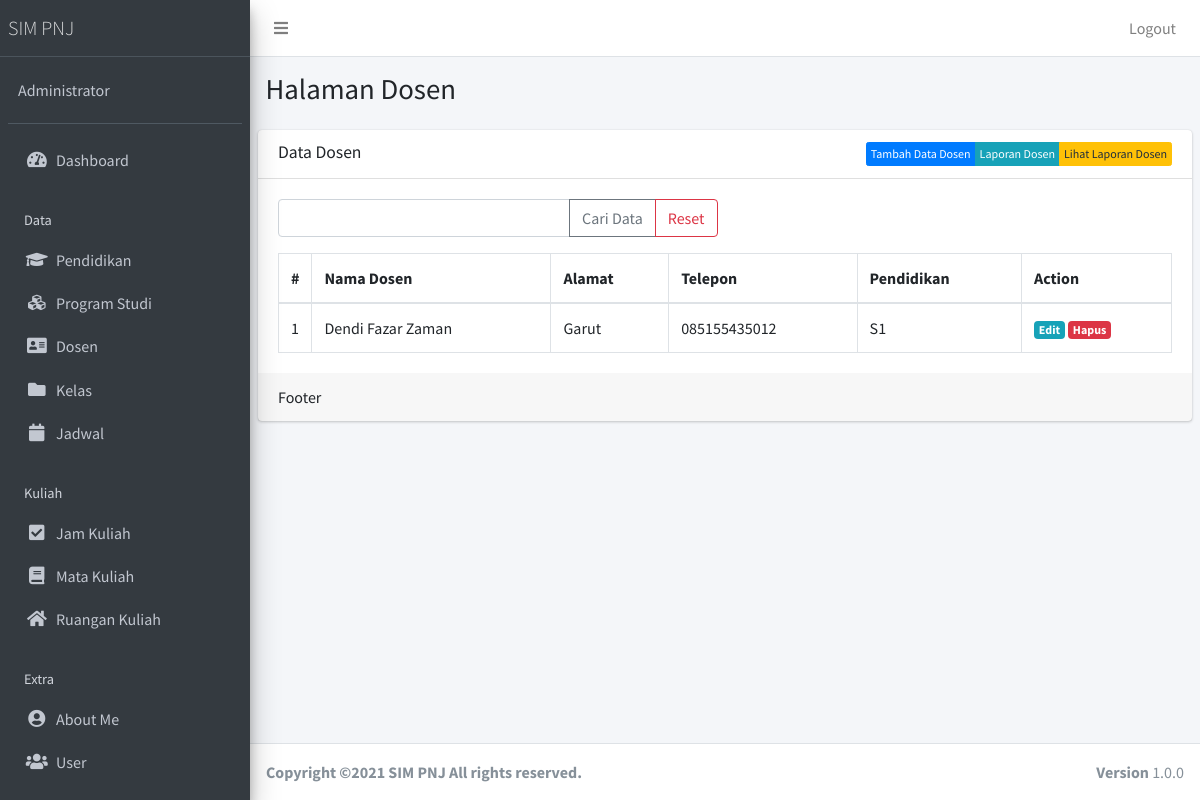
The app's page /public/dosen (signed in), older data.
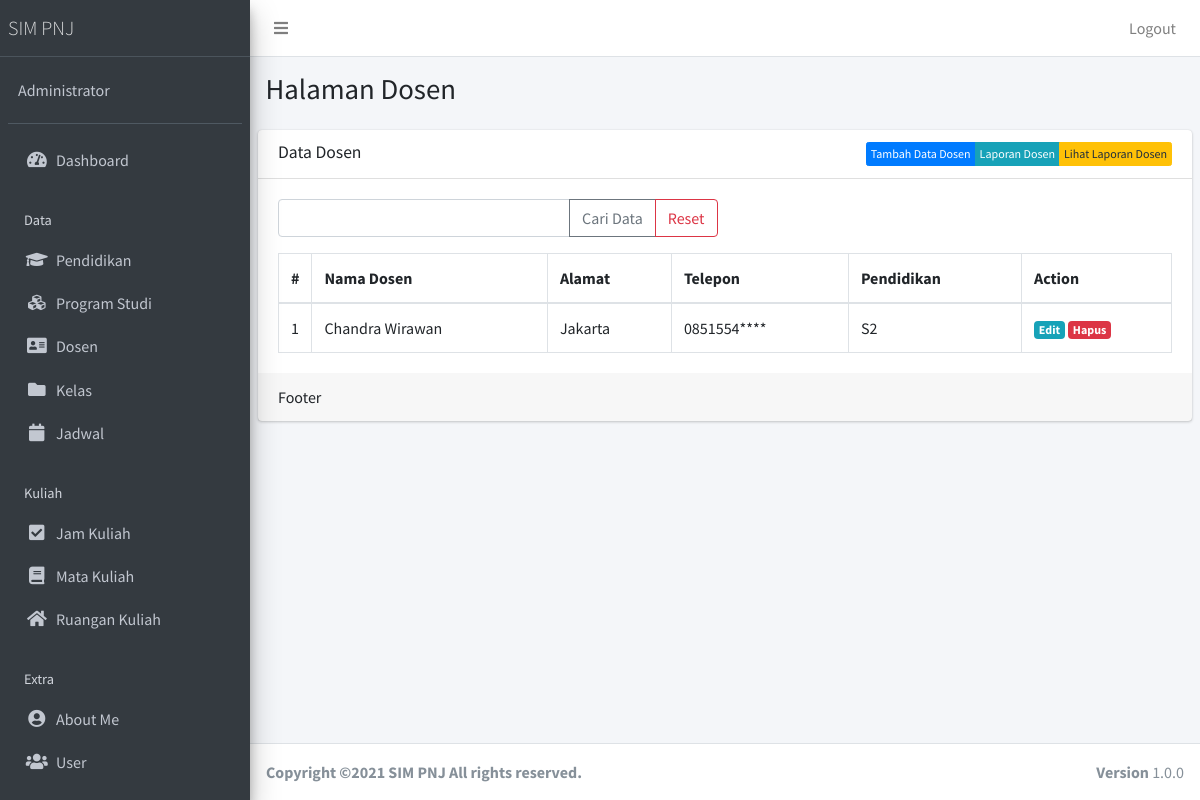
The same page, newer data.
### tables this page shows
CREATE TABLE `dosen` (
  `dosen_id` int(11) NOT NULL,
  `nama_dosen` varchar(55) NOT NULL,
  `alamat_dosen` varchar(80) NOT NULL,
  `tlp_dosen` varchar(14) NOT NULL,
  `pend_id` int(11) NOT NULL
);

CREATE TABLE `pendidikan` (
  `pend_id` int(11) NOT NULL,
  `nama_pen` varchar(40) NOT NULL
);

### app/core/Controller.php (called while the page is built, shortened)
<?php
class Controller{
	public function view($view, $data = [])
	{
		require_once '../app/views/' . $view . '.php';
	}
	public function model($model)
	{
		return new $model;
	}
}

### app/controllers/Dosen.php (called while the page is built, shortened)
<?php
class dosen extends Controller {
	public function index()
	{
		$data['title'] = 'Data Dosen';
		$data['dosen'] = $this->model('DosenModel')->getAllDosen();
		$this->view('dosen/index', $data);
	}
}

### app/core/App.php (called while the page is built, shortened)
<?php
class App{
	protected $method = 'index';
	protected $params = [];
	public function __construct(){
		$this->controller = new $this->controller;
		call_user_func_array([$this->controller, $this->method], $this->params);
	}
}

### public/index.php (called while the page is built, shortened)
<?php
$app = new App;

### app/core/Database.php (called while the page is built, shortened)
<?php
class Database{
	private $host = DB_HOST;
	private $user = DB_USER;
	private $pass = DB_PASS;
	private $dbnm = DB_NAME;
	private $dbh;
	private $stmt;
	public function __construct()
	{
		$dsn = 'mysql:host='. $this->host .';dbname='. $this->dbnm;
		$option = [
			PDO::ATTR_PERSISTENT => true,
			PDO::ATTR_ERRMODE => PDO::ERRMODE_EXCEPTION
		];
		try{
			$this->dbh = new PDO($dsn,$this->user,$this->pass, $option);
		}catch(PDOException $e){
			die($e->getMessage());
		}
	}
	public function query($query)
	{
		$this->stmt = $this->dbh->prepare($query);
	}
	public function execute()
	{
		$this->stmt->execute();
	}
	public function resultSet()
	{
		$this->execute();
		return $this->stmt->fetchAll(PDO::FETCH_ASSOC);
	}
}

### app/models/DosenModel.php (called while the page is built, shortened)
<?php
class DosenModel {
	private $table = 'dosen';
	private $db;
	public function __construct()
	{
		$this->db = new Database;
	}
	public function getAllDosen()
	{
		$this->db->query("SELECT dosen.*, pendidikan.nama_pen FROM " . $this->table . " JOIN pendidikan ON pendidikan.pend_id = dosen.pend_id");
		return $this->db->resultSet();
	}
}

### app/views/dosen/index.php (the view, shortened to what this page needs)
<div class="content-wrapper">
  <section class="content-header">
    <div class="container-fluid">
      <div class="row mb-2">
        <div class="col-sm-6">
          <h1>Halaman Dosen</h1>
        </div>
      </div>
    </div>
  </section>
  <section class="content">
    <div class="card">
    <div class="card-header">
        <h3 class="card-title"><?= $data['title'] ?></h3> <div class="btn-group float-right"><a href="<?= base_url; ?>/dosen/tambah" class="btn float-right btn-xs btn btn-primary">Tambah Data Dosen</a><a href="<?= base_url; ?>/dosen/laporan" class="btn float-right btn-xs btn btn-info">Laporan Dosen</a><a href="<?= base_url; ?>/dosen/lihatlaporan" class="btn float-right btn-xs btn btn-warning">Lihat Laporan Dosen</a></div>
      </div>
      <div class="card-body">
      <form action="<?= base_url; ?>/dosen/cari" method="post">
          <div class="row mb-3">
            <div class="col-lg-6">
              <div class="input-group">
                <input type="text" class="form-control" placeholder="" name="key">
                <div class="input-group-append">
                  <button class="btn btn-outline-secondary" type="submit">Cari Data</button>
                  <a class="btn btn-outline-danger" href="<?= base_url; ?>/dosen">Reset</a>
                </div>
              </div>
            </div>
          </div>
        </form>
        <table class="table table-bordered">
                <thead>
                  <tr>
                    <th style="width: 10px">#</th>
                    <th>Nama Dosen</th>
                    <th>Alamat</th>
                    <th>Telepon</th>
                    <th>Pendidikan</th>
                    <th style="width: 150px">Action</th>
                  </tr>
                </thead>
                <tbody>
                <?php $no=1; ?>
                  <?php foreach ($data['dosen'] as $row) :?>
                  <tr>
                    <td><?= $no; ?></td>
                    <td><?= $row['nama_dosen'];?></td>
                    <td><?= $row['alamat_dosen'];?></td>
                    <td><?= $row['tlp_dosen'];?></td>
                    <td><?= $row['nama_pen'];?></td>
                    <td>
                      <a href="<?= base_url; ?>/dosen/edit/<?= $row['dosen_id'] ?>" class="badge badge-info">Edit</a> <a href="<?= base_url; ?>/dosen/hapus/<?= $row['dosen_id'] ?>" class="badge badge-danger" onclick="return confirm('Hapus data?');">Hapus</a>
                    </td>
                  </tr>
                  <?php $no++; endforeach; ?>
                </tbody>
              </table>
      </div>
      <div class="card-footer">
        Footer
      </div>
    </div>
  </section>
</div>

Row changes from the older to the newer data that the page shows:
changed dosen: nama_dosen "Dendi Fazar Zaman" → "Chandra Wirawan"; alamat_dosen "Garut" → "Jakarta"; tlp_dosen "085155435012" → "0851554****"; pend.nama_pen "S1" → "S2"
